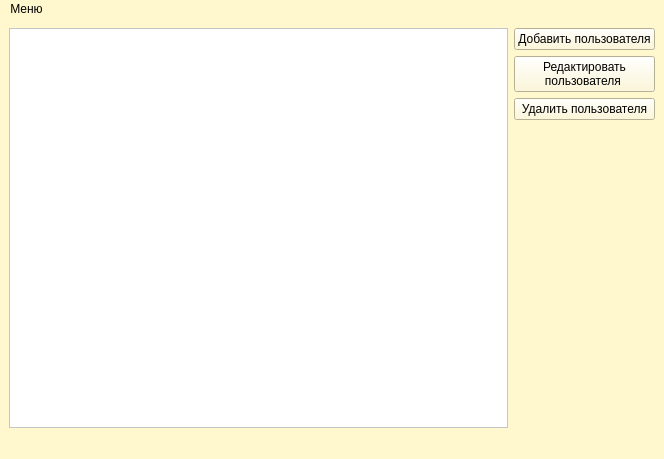
<?xml version="1.0" encoding="UTF-8"?>
<ui version="4.0">
 <class>CAdministrationWindow</class>
 <widget class="QMainWindow" name="CAdministrationWindow">
  <property name="geometry">
   <rect>
    <x>0</x>
    <y>0</y>
    <width>664</width>
    <height>459</height>
   </rect>
  </property>
  <property name="windowTitle">
   <string>MainWindow</string>
  </property>
  <property name="styleSheet">
   <string notr="true">background-color: rgb(255, 247, 206);</string>
  </property>
  <widget class="QWidget" name="centralwidget">
   <layout class="QGridLayout" name="gridLayout">
    <item row="0" column="0">
     <layout class="QHBoxLayout" name="horizontalLayout">
      <item>
       <widget class="QListView" name="listView">
        <property name="styleSheet">
         <string notr="true">background-color: rgb(255, 255, 255);</string>
        </property>
       </widget>
      </item>
      <item>
       <layout class="QVBoxLayout" name="verticalLayout">
        <item>
         <widget class="QPushButton" name="add_user">
          <property name="styleSheet">
           <string notr="true">background-color: rgb(255, 247, 206);</string>
          </property>
          <property name="text">
           <string>Добавить пользователя</string>
          </property>
         </widget>
        </item>
        <item>
         <widget class="QPushButton" name="pushButton_2">
          <property name="styleSheet">
           <string notr="true">background-color: rgb(255, 247, 206);</string>
          </property>
          <property name="text">
           <string>Редактировать 
пользователя </string>
          </property>
         </widget>
        </item>
        <item>
         <widget class="QPushButton" name="pushButton_3">
          <property name="styleSheet">
           <string notr="true">background-color: rgb(255, 247, 206);</string>
          </property>
          <property name="text">
           <string>Удалить пользователя</string>
          </property>
         </widget>
        </item>
        <item>
         <spacer name="verticalSpacer">
          <property name="orientation">
           <enum>Qt::Vertical</enum>
          </property>
          <property name="sizeHint" stdset="0">
           <size>
            <width>20</width>
            <height>40</height>
           </size>
          </property>
         </spacer>
        </item>
       </layout>
      </item>
     </layout>
    </item>
   </layout>
  </widget>
  <widget class="QMenuBar" name="menubar">
   <property name="geometry">
    <rect>
     <x>0</x>
     <y>0</y>
     <width>664</width>
     <height>21</height>
    </rect>
   </property>
   <property name="styleSheet">
    <string notr="true">selection-color: rgb(85, 0, 255);</string>
   </property>
   <widget class="QMenu" name="menu">
    <property name="title">
     <string>Меню</string>
    </property>
    <addaction name="main_menu"/>
    <addaction name="save"/>
    <addaction name="separator"/>
    <addaction name="close_program"/>
   </widget>
   <addaction name="menu"/>
  </widget>
  <widget class="QStatusBar" name="statusbar"/>
  <action name="main_menu">
   <property name="text">
    <string>Главное меню</string>
   </property>
   <property name="shortcut">
    <string>Ctrl+M</string>
   </property>
  </action>
  <action name="action_3">
   <property name="text">
    <string>Выход</string>
   </property>
  </action>
  <action name="save">
   <property name="text">
    <string>Сохранить изменения</string>
   </property>
   <property name="shortcut">
    <string>Ctrl+S, Ctrl+Shift+S</string>
   </property>
  </action>
  <action name="close_program">
   <property name="text">
    <string>Выход</string>
   </property>
   <property name="shortcut">
    <string>Ctrl+Q</string>
   </property>
  </action>
 </widget>
 <resources/>
 <connections/>
</ui>
